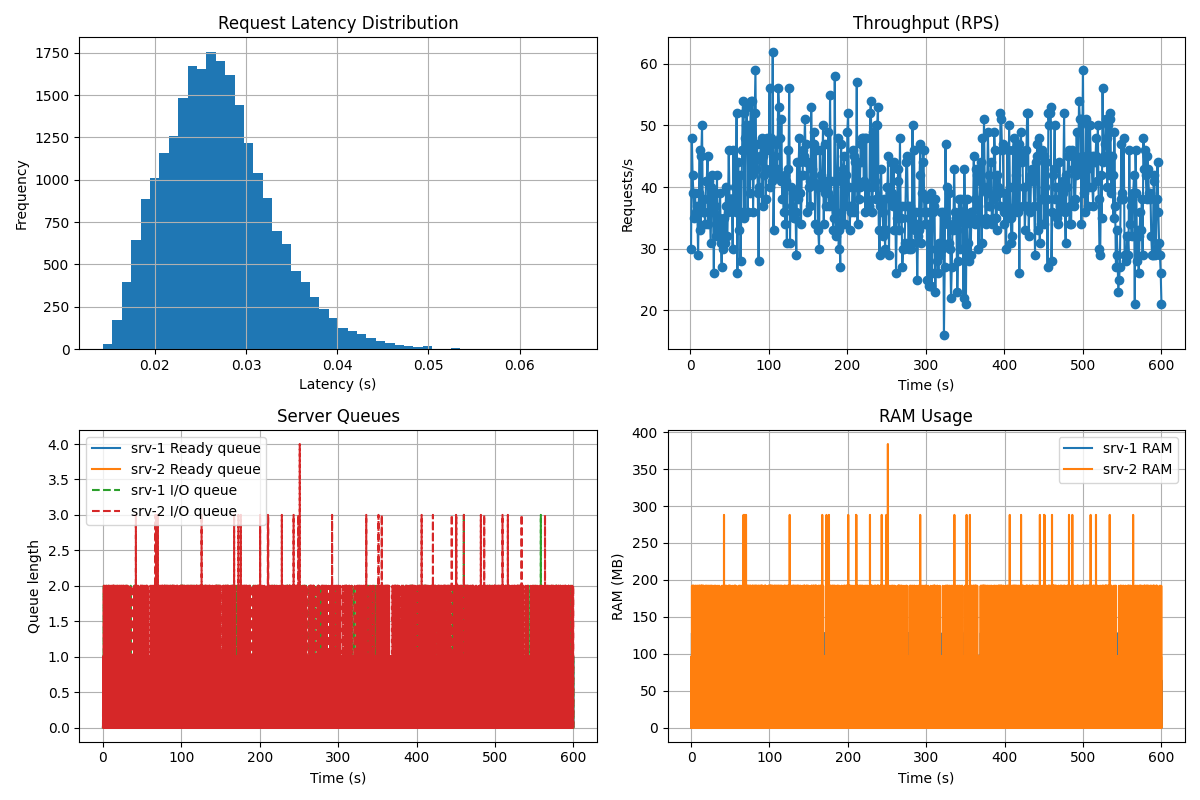

Recreate this plot in Python.
#!/usr/bin/env python3
"""
Didactic example: build and run an AsyncFlow scenario **with a Load Balancer**
and two backend servers, using the builder (AsyncFlow) — no YAML.

Topology:
    generator ──> client ──> LB ──> srv-1
                               └─> srv-2
    srv-1 ──> client
    srv-2 ──> client

Load:
    ~120 active users, 20 req/min each (Poisson by default).

Servers:
    srv-1: 1 CPU core, 1GB RAM, endpoint with CPU→RAM→IO
    srv-2: 2 CPU cores, 2GB RAM, endpoint with RAM→IO(DB-like)

Network:
    2–3ms mean (exponential) latency on each edge.

What this script does:
  1) Build Pydantic models (generator, client, LB, servers, edges, settings).
  2) Compose the SimulationPayload via AsyncFlow (builder pattern).
  3) Run the simulation with SimulationRunner.
  4) Print latency stats, throughput timeline, and a sampled-metrics preview.
  5) Save a 2×2 plot figure (latency, throughput, server queues, RAM).
"""

from __future__ import annotations

from pathlib import Path
from typing import Iterable, List, Mapping, TYPE_CHECKING

import numpy as np
import simpy

# ── AsyncFlow domain imports (match your working paths) ────────────────────────
from asyncflow.builder.asyncflow_builder import AsyncFlow
from asyncflow.runtime.simulation_runner import SimulationRunner
from asyncflow.metrics.analyzer import ResultsAnalyzer
from asyncflow.schemas.payload import SimulationPayload
from asyncflow.schemas.workload.rqs_generator import RqsGenerator
from asyncflow.schemas.settings.simulation import SimulationSettings
from asyncflow.schemas.topology.endpoint import Endpoint
from asyncflow.schemas.topology.nodes import Client, Server, LoadBalancer
from asyncflow.schemas.topology.edges import Edge
from asyncflow.config.constants import LatencyKey, SampledMetricName




# ─────────────────────────────────────────────────────────────
# Pretty printers (compact, readable output)
# ─────────────────────────────────────────────────────────────
def print_latency_stats(res: ResultsAnalyzer) -> None:
    stats: Mapping[LatencyKey, float] = res.get_latency_stats()
    print("\n════════ LATENCY STATS ════════")
    if not stats:
        print("(empty)")
        return

    order: List[LatencyKey] = [
        LatencyKey.TOTAL_REQUESTS,
        LatencyKey.MEAN,
        LatencyKey.MEDIAN,
        LatencyKey.STD_DEV,
        LatencyKey.P95,
        LatencyKey.P99,
        LatencyKey.MIN,
        LatencyKey.MAX,
    ]
    for key in order:
        if key in stats:
            print(f"{key.name:<20} = {stats[key]:.6f}")


def print_throughput(res: ResultsAnalyzer) -> None:
    timestamps, rps = res.get_throughput_series()
    print("\n════════ THROUGHPUT (req/sec) ════════")
    if not timestamps:
        print("(empty)")
        return
    for t, rate in zip(timestamps, rps):
        print(f"t={t:4.1f}s → {rate:6.2f} rps")


def print_sampled_preview(res: ResultsAnalyzer) -> None:
    sampled = res.get_sampled_metrics()
    print("\n════════ SAMPLED METRICS (preview) ════════")
    if not sampled:
        print("(empty)")
        return

    # Keys may be enums or strings depending on your analyzer; handle both.
    def _name(m):  # pragma: no cover
        return m.name if hasattr(m, "name") else str(m)

    for metric, series in sampled.items():
        print(f"\n📈 {_name(metric)}:")
        for entity, vals in series.items():
            head = list(vals[:5]) if vals else []
            print(f"  - {entity}: len={len(vals)}, first={head}")


# ─────────────────────────────────────────────────────────────
# Tiny helpers for sanity checks (optional)
# ─────────────────────────────────────────────────────────────
def _mean(series: Iterable[float]) -> float:
    arr = np.asarray(list(series), dtype=float)
    return float(np.mean(arr)) if arr.size else 0.0


def run_sanity_checks(
    runner: SimulationRunner,
    res: ResultsAnalyzer,
) -> None:
    print("\n════════ SANITY CHECKS (rough) ════════")
    w = runner.simulation_input.rqs_input
    lam_rps = (
        float(w.avg_active_users.mean)
        * float(w.avg_request_per_minute_per_user.mean)
        / 60.0
    )

    # Observed throughput
    _, rps_series = res.get_throughput_series()
    rps_observed = _mean(rps_series)
    print(
        f"• Mean throughput (rps)  expected≈{lam_rps:.3f}  "
        f"observed={rps_observed:.3f}"
    )

    sampled = res.get_sampled_metrics()
    ram_series = sampled.get(SampledMetricName.RAM_IN_USE, {})
    ioq_series = sampled.get(SampledMetricName.EVENT_LOOP_IO_SLEEP, {})
    ready_series = sampled.get(SampledMetricName.READY_QUEUE_LEN, {})

    ram_mean = _mean([_mean(v) for v in ram_series.values()]) if ram_series else 0.0
    ioq_mean = _mean([_mean(v) for v in ioq_series.values()]) if ioq_series else 0.0
    ready_mean = _mean([_mean(v) for v in ready_series.values()]) if ready_series else 0.0

    print(f"• Mean RAM in use (MB)    observed={ram_mean:.3f}")
    print(f"• Mean I/O queue length   observed={ioq_mean:.3f}")
    print(f"• Mean ready queue length observed={ready_mean:.3f}")


# ─────────────────────────────────────────────────────────────
# Build the LB + 2 servers scenario via AsyncFlow (builder)
# ─────────────────────────────────────────────────────────────
def build_payload_with_lb() -> SimulationPayload:
    """
    Construct the SimulationPayload programmatically using the builder:
      - Generator (120 users, 20 rpm each)
      - Client
      - Load balancer (round_robin) covering two servers
      - Two servers with distinct endpoints
      - Edges for all hops (gen→client, client→lb, lb→srv1/2, srv1/2→client)
      - Simulation settings: 600s total, sample period 20ms
    """
    # 1) Request generator
    generator = RqsGenerator(
        id="rqs-1",
        avg_active_users={"mean": 120},  # Poisson default
        avg_request_per_minute_per_user={"mean": 20},  # MUST be Poisson
        user_sampling_window=60,
    )

    # 2) Client
    client = Client(id="client-1")

    # 3) Servers with distinct endpoints
    ep_srv1 = Endpoint(
        endpoint_name="/api",
        # include 'probability' if your Endpoint schema supports it
        probability=1.0,  # remove if your Endpoint doesn't have this field
        steps=[
            {"kind": "initial_parsing", "step_operation": {"cpu_time": 0.002}},
            {"kind": "ram", "step_operation": {"necessary_ram": 64}},
            {"kind": "io_wait", "step_operation": {"io_waiting_time": 0.012}},
        ],
    )
    srv1 = Server(
        id="srv-1",
        server_resources={"cpu_cores": 1, "ram_mb": 1024},
        endpoints=[ep_srv1],
    )

    ep_srv2 = Endpoint(
        endpoint_name="/api",
        probability=1.0,  # remove if not supported in your schema
        steps=[
            {"kind": "ram", "step_operation": {"necessary_ram": 96}},
            {"kind": "io_db", "step_operation": {"io_waiting_time": 0.020}},
        ],
    )
    srv2 = Server(
        id="srv-2",
        server_resources={"cpu_cores": 2, "ram_mb": 2048},
        endpoints=[ep_srv2],
    )

    # 4) Load balancer (round_robin)
    lb = LoadBalancer(
        id="lb-1",
        algorithms="round_robin",
        server_covered={"srv-1", "srv-2"},
    )

    # 5) Edges with exponential latency (2–3 ms)
    edges = [
        Edge(
            id="gen-client",
            source="rqs-1",
            target="client-1",
            latency={"mean": 0.003, "distribution": "exponential"},
        ),
        Edge(
            id="client-lb",
            source="client-1",
            target="lb-1",
            latency={"mean": 0.002, "distribution": "exponential"},
        ),
        Edge(
            id="lb-srv1",
            source="lb-1",
            target="srv-1",
            latency={"mean": 0.002, "distribution": "exponential"},
        ),
        Edge(
            id="lb-srv2",
            source="lb-1",
            target="srv-2",
            latency={"mean": 0.002, "distribution": "exponential"},
        ),
        Edge(
            id="srv1-client",
            source="srv-1",
            target="client-1",
            latency={"mean": 0.003, "distribution": "exponential"},
        ),
        Edge(
            id="srv2-client",
            source="srv-2",
            target="client-1",
            latency={"mean": 0.003, "distribution": "exponential"},
        ),
    ]

    # 6) Simulation settings
    settings = SimulationSettings(
        total_simulation_time=600,
        sample_period_s=0.02,
        enabled_sample_metrics=[
            "ready_queue_len",
            "event_loop_io_sleep",
            "ram_in_use",
            "edge_concurrent_connection",
        ],
        enabled_event_metrics=["rqs_clock"],
    )

    # 7) Assemble the payload via the builder
    flow = (
        AsyncFlow()
        .add_generator(generator)
        .add_client(client)
        .add_servers(srv1, srv2)
        .add_load_balancer(lb)
        .add_edges(*edges)
        .add_simulation_settings(settings)
    )

    return flow.build_payload()


# ─────────────────────────────────────────────────────────────
# Main entry-point
# ─────────────────────────────────────────────────────────────
def main() -> None:
    """
    Build → wire → run the simulation, then print diagnostics and save plots.
    """
    env = simpy.Environment()
    payload = build_payload_with_lb()

    runner = SimulationRunner(env=env, simulation_input=payload)
    results: ResultsAnalyzer = runner.run()

    # Human-friendly diagnostics
    print_latency_stats(results)
    print_throughput(results)
    print_sampled_preview(results)

    # Optional sanity checks (very rough)
    run_sanity_checks(runner, results)

    # Save plots (2×2 figure)
    try:
        from matplotlib import pyplot as plt  # noqa: PLC0415

        fig, axes = plt.subplots(2, 2, figsize=(12, 8))
        results.plot_latency_distribution(axes[0, 0])
        results.plot_throughput(axes[0, 1])
        results.plot_server_queues(axes[1, 0])
        results.plot_ram_usage(axes[1, 1])
        fig.tight_layout()

        out_path = Path(__file__).parent / "two_servers.png"
        fig.savefig(out_path)
        print(f"\n🖼️  Plots saved to: {out_path}")
    except Exception as exc:  # Matplotlib not installed or plotting failed
        print(f"\n[plotting skipped] {exc!r}")


if __name__ == "__main__":
    main()
